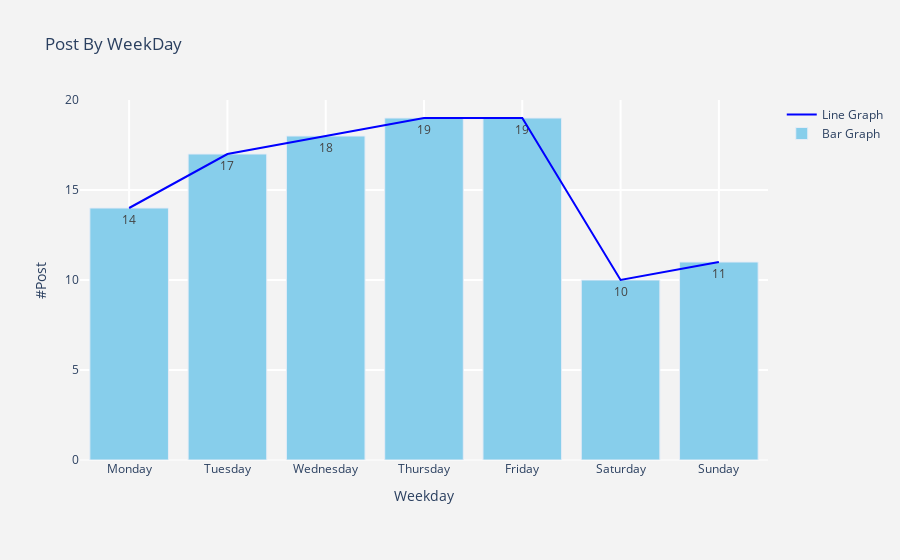
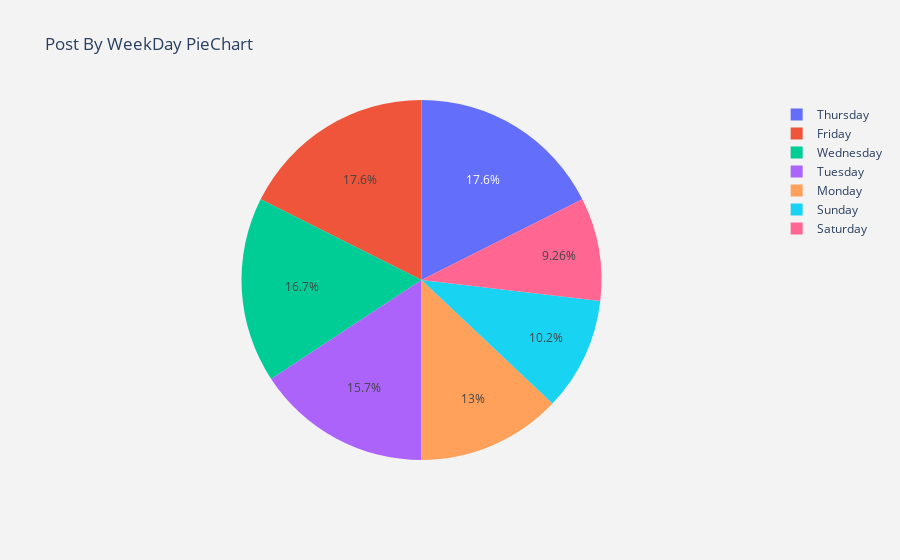

Notebook code for these charts, in order:
### Code cell
#@title Click on play to plot posts trend by weekly. { display-mode: "form" }

weekly_post_cnt = dfs.groupby(['weekday','weekday_num']).count()[['post_id']]
weekly_post_cnt.reset_index(inplace=True)
weekly_post_cnt = weekly_post_cnt.sort_values('weekday_num')
week_day_bar(weekly_post_cnt)
week_day_pie(weekly_post_cnt)

### Figure 1 — Plotly figure (JSON) as saved in the notebook; plotly's stock layout.template omitted (floating-point values rounded to 4 significant figures)
{"data": [{"name": "Line Graph", "y": [14, 17, 18, 19, 19, 10, 11], "mode": "lines", "marker": {"color": "blue", "line": {"width": 1}}, "x": ["Monday", "Tuesday", "Wednesday", "Thursday", "Friday", "Saturday", "Sunday"], "type": "scatter"}, {"textposition": "auto", "name": "Bar Graph", "text": [14, 17, 18, 19, 19, 10, 11], "y": [14, 17, 18, 19, 19, 10, 11], "marker": {"color": "skyblue", "line": {"width": 1}}, "x": ["Monday", "Tuesday", "Wednesday", "Thursday", "Friday", "Saturday", "Sunday"], "type": "bar"}], "layout": {"title": {"text": "Post By WeekDay"}, "paper_bgcolor": "rgb(243,243,243)", "plot_bgcolor": "rgb(243,243,243)", "yaxis": {"zerolinewidth": 1, "ticklen": 5, "gridcolor": "rgb(255, 255, 255)", "gridwidth": 2, "title": {"text": "#Post"}}, "xaxis": {"zerolinewidth": 1, "ticklen": 5, "gridcolor": "rgb(255, 255, 255)", "gridwidth": 2, "title": {"text": "Weekday"}}, "margin": {"b": 100}}}

### Figure 2 — Plotly figure (JSON) as saved in the notebook; plotly's stock layout.template omitted (floating-point values rounded to 4 significant figures)
{"data": [{"values": [14, 17, 18, 19, 19, 10, 11], "labels": ["Monday", "Tuesday", "Wednesday", "Thursday", "Friday", "Saturday", "Sunday"], "type": "pie"}], "layout": {"title": {"text": "Post By WeekDay PieChart"}, "paper_bgcolor": "rgb(243,243,243)", "plot_bgcolor": "rgb(243,243,243)", "yaxis": {"zerolinewidth": 1, "ticklen": 5, "gridcolor": "rgb(255, 255, 255)", "gridwidth": 2, "title": {"text": "#Post"}}, "xaxis": {"zerolinewidth": 1, "ticklen": 5, "gridcolor": "rgb(255, 255, 255)", "gridwidth": 2, "title": {"text": "Weekday"}}, "margin": {"b": 100}}}
